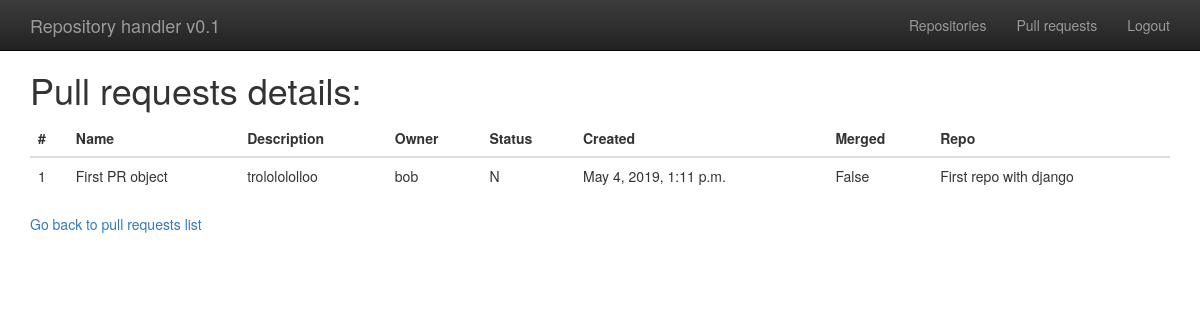
The page /validator/pr/1 (signed in) on the database its author committed.
### validator/models.py (models this page shows)
class PR(models.Model):
    owner = models.ForeignKey(User, related_name="pr_creator", on_delete=models.PROTECT)
    created = models.DateTimeField(auto_now_add=True)
    name = models.CharField(max_length=100, default="Unnamed PR")
    description = models.CharField(max_length=1000, null=True)
    status = models.CharField(max_length=1, default='N', choices=PR_STATUSES)
    merged = models.BooleanField()
    repo = models.ForeignKey(Repository, related_name="repository", on_delete=models.CASCADE)
    objects = PRQuerySet.as_manager()

class Repository(models.Model):
    owner = models.ForeignKey(User, related_name="repo_owner", on_delete=models.PROTECT)
    name = models.CharField(max_length=100, default="Unnamed Repository")
    description = models.CharField(max_length=1000, null=True)
    created = models.DateTimeField(auto_now_add=True)
    status = models.CharField(max_length=1, default='N', choices=REPO_STATUSES)
    objects = RepoQuerySet.as_manager()

### validator/views.py (the view)
# urls.py: path('pr/<int:id>', views.pr_details, name='pr_details'),
@login_required
def pr_details(request, id):
    details = PR.objects.get(pk=id)
    return render(request, 'validator/pr_details.html',
                  {'details': details})

### templates/validator/pr_details.html
{%  extends "../base.html" %}
{% block content %}
<h1>Pull requests details:</h1>
<table class="table table-hover">
        <thead>
        <tr>
            <th>#</th>
            <th>Name</th>
            <th>Description</th>
            <th>Owner</th>
            <th>Status</th>
            <th>Created</th>
            <th>Merged</th>
            <th>Repo</th>
        </tr>
        </thead>
        <tbody>
        <tr>
            <td>{{ details.id }}</td>
            <td>{{ details.name }}</td>
            <td>{{ details.description }}</td>
            <td>{{ details.owner }}</td>
            <td>{{ details.status }}</td>
            <td>{{ details.created }}</td>
            <td>{{ details.merged }}</td>
            <td>{{ details.repo.name }}</td>
        </tr>
        </tbody>
</table>
    <a href="{% url 'pr_list'  %}">Go back to pull requests list</a>
{% endblock %}

### templates/base.html (style rules this page uses)
body { padding-top: 50px; padding-bottom: 20px; }

### rows shown on the page
PR: id "1", name "First PR object", description "trololololloo", owner "bob", status "N", created "May 4, 2019, 1:11 p.m.", merged "False", repo.name "First repo with django"
